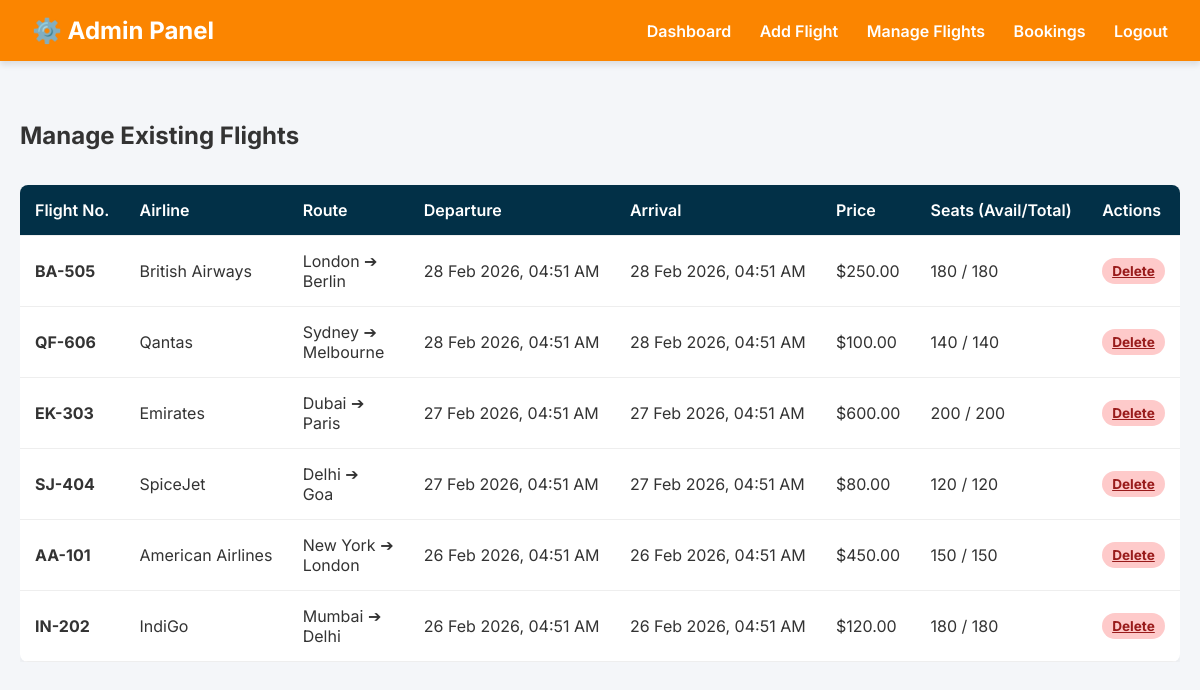
/admin/manage_flights.php (signed in), run on the app's committed database.
### tables this page shows
CREATE TABLE IF NOT EXISTS flights (
    id INT AUTO_INCREMENT PRIMARY KEY,
    flight_number VARCHAR(20) UNIQUE NOT NULL,
    airline VARCHAR(50) NOT NULL,
    departure_city VARCHAR(50) NOT NULL,
    arrival_city VARCHAR(50) NOT NULL,
    departure_time DATETIME NOT NULL,
    arrival_time DATETIME NOT NULL,
    price DECIMAL(10,2) NOT NULL,
    total_seats INT NOT NULL,
    available_seats INT NOT NULL
);

### admin/manage_flights.php (the view, shortened to what this page needs)
<?php
require_once '../config/database.php';
$stmt = $pdo->query("SELECT * FROM flights ORDER BY departure_time DESC");
$flights = $stmt->fetchAll();
?>
<!DOCTYPE html>
<html lang="en">
<head>
    <link rel="stylesheet" href="../assets/css/style.css">
</head>
<body>
    <nav class="navbar" style="background: #fb8500;">
        <a href="admin_dashboard.php" class="logo">⚙️ Admin Panel</a>
        <div class="nav-links">
            <a href="admin_dashboard.php">Dashboard</a>
            <a href="add_flight.php">Add Flight</a>
            <a href="manage_flights.php">Manage Flights</a>
            <a href="view_bookings.php">Bookings</a>
            <a href="logout.php">Logout</a>
        </div>
    </nav>
    <div class="container">
        <h2 class="mb-3">Manage Existing Flights</h2>
        <div class="table-container">
            <?php if (count($flights) > 0): ?>
            <table>
                <thead>
                    <tr>
                        <th>Flight No.</th>
                        <th>Airline</th>
                        <th>Route</th>
                        <th>Departure</th>
                        <th>Arrival</th>
                        <th>Price</th>
                        <th>Seats (Avail/Total)</th>
                        <th>Actions</th>
                    </tr>
                </thead>
                <tbody>
                    <?php foreach ($flights as $f): ?>
                    <tr>
                        <td><strong><?php echo $f['flight_number']; ?></strong></td>
                        <td><?php echo $f['airline']; ?></td>
                        <td><?php echo $f['departure_city']; ?> ➔ <br><?php echo $f['arrival_city']; ?></td>
                        <td><?php echo date('d M Y, h:i A', strtotime($f['departure_time'])); ?></td>
                        <td><?php echo date('d M Y, h:i A', strtotime($f['arrival_time'])); ?></td>
                        <td>$<?php echo number_format($f['price'], 2); ?></td>
                        <td><?php echo $f['available_seats'] . " / " . $f['total_seats']; ?></td>
                        <td>
                            <a href="manage_flights.php?delete=<?php echo $f['id']; ?>" class="badge badge-failed" onclick="return confirm('Delete this flight? This action cannot be undone.')">Delete</a>
                        </td>
                    </tr>
                    <?php endforeach; ?>
                </tbody>
            </table>
            <?php else: ?>
                <div class="card text-center" style="max-width:100%;"><p>No flights found in the system. <a href="add_flight.php">Add one now</a>.</p></div>
            <?php endif; ?>
        </div>
    </div>
</body>
</html>

### assets/css/style.css (style rules this page uses)
* { margin: 0; padding: 0; box-sizing: border-box; font-family: 'Inter', sans-serif; }
body { background-color: #f4f6f9; color: #333; }
.navbar { background: #004d99; padding: 1rem 2rem; display: flex; justify-content: space-between; align-items: center; color: white; box-shadow: 0 4px 6px rgba(0,0,0,0.1); }
.navbar .logo { font-size: 1.5rem; font-weight: 700; text-decoration: none; color: white; display: flex; align-items: center; gap: 0.5rem; }
.nav-links a { color: white; text-decoration: none; margin-left: 1.5rem; font-weight: 600; transition: 0.3s; }
.container { max-width: 1200px; margin: 40px auto; padding: 20px; min-height: calc(100vh - 160px); }
.mb-3 { margin-bottom: 15px; }
.table-container { overflow-x: auto; }
table { width: 100%; border-collapse: collapse; margin-top: 20px; background: white; border-radius: 8px; overflow: hidden; box-shadow: 0 4px 6px rgba(0,0,0,0.05); }
table th, table td { padding: 15px; text-align: left; border-bottom: 1px solid #eee; }
table th { background: #023047; color: white; font-weight: 600; }
.badge { padding: 5px 10px; border-radius: 20px; font-size: 0.85rem; font-weight: bold; display: inline-block; }
.badge-cancelled, .badge-failed { background: #fecaca; color: #991b1b; }

### data on the page
flights: flight_number "BA-505", airline "British Airways", departure_city "London", arrival_city "Berlin", departure_time "28 Feb 2026, 04:51 AM", arrival_time "28 Feb 2026, 04:51 AM", price "250.00", available_seats "180", total_seats "180"
flights: flight_number "QF-606", airline "Qantas", departure_city "Sydney", arrival_city "Melbourne", departure_time "28 Feb 2026, 04:51 AM", arrival_time "28 Feb 2026, 04:51 AM", price "100.00", available_seats "140", total_seats "140"
flights: flight_number "EK-303", airline "Emirates", departure_city "Dubai", arrival_city "Paris", departure_time "27 Feb 2026, 04:51 AM", arrival_time "27 Feb 2026, 04:51 AM", price "600.00", available_seats "200", total_seats "200"
flights: flight_number "SJ-404", airline "SpiceJet", departure_city "Delhi", arrival_city "Goa", departure_time "27 Feb 2026, 04:51 AM", arrival_time "27 Feb 2026, 04:51 AM", price "80.00", available_seats "120", total_seats "120"
flights: flight_number "AA-101", airline "American Airlines", departure_city "New York", arrival_city "London", departure_time "26 Feb 2026, 04:51 AM", arrival_time "26 Feb 2026, 04:51 AM", price "450.00", available_seats "150", total_seats "150"
flights: flight_number "IN-202", airline "IndiGo", departure_city "Mumbai", arrival_city "Delhi", departure_time "26 Feb 2026, 04:51 AM", arrival_time "26 Feb 2026, 04:51 AM", price "120.00", available_seats "180", total_seats "180"
